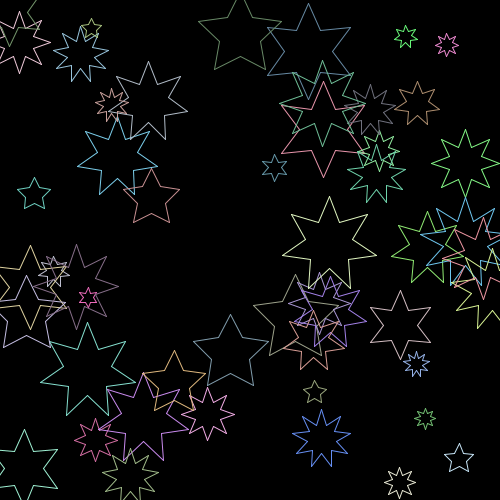
Frame 1 (no input)
Frame 60 (the mouse pressed at the canvas centre just before this capture): identical to frame 1, image omitted
Frame 120 (the mouse held since frame 60 and released just before this capture): identical to frame 1, image omitted

The Processing sketch that drew this single still picture (run headless with seeded random() and noise(); from frame 60 on, the mouse is pressed at the canvas centre):

// Processing sketch: star
// ── star.pde
void setup()
{
  background(0);
  size(500, 500);
  
  for(int stars = 0; stars < 50 ; stars ++)
  {
    drawStar(random(0, width), random(0, height), random(10, 50), (int)random(5, 10), color(random(100, 255), random(100, 255), random(100, 255)));  
  } 
}

void draw()
{
  
}

void drawStar(float cx, float cy, float radius, int points, color c)
{
    float thetaInc = TWO_PI / (points * 2);
    float lastX;
    float lastY;
    lastX = cx;
    lastY = cy -radius; 
    
    stroke(c);
    
    for (int i = 1 ; i <= (points * 2) ; i ++)
    {
      float theta = i * thetaInc;
      float x, y;
      float r;
      if (i % 2 == 1)
      {
        r = radius * 0.5f;
      }
      else
      {
        r = radius;        
      }

      x = cx + sin(theta) * r;
      y = cy -cos(theta) * r;
      line(lastX, lastY, x, y);
      lastX = x;
      lastY = y;      
    }
}
